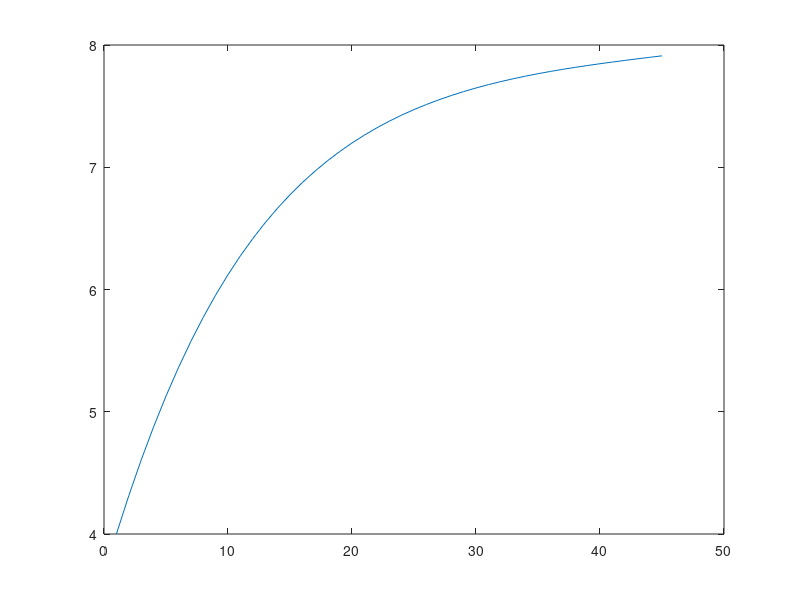

Reproduce this figure in MATLAB.
%% BONUS questions on question 1

clear;clc;  
tauc=0.5;
h=0.31;
theta=0.67;
delta=0.0625;      %define variables with the analytically obtained 
beta=0.98;         %steady state values 
z0=1.6298;
z1=z0*2;
y0=1;
k0=4;
kss=8;
css=1.5/(1+tauc);
c0=0.75/(1+tauc); 



%%
%first period
k=k0;

%guess c1

c=0.685; %0.934

seqk=[];
seqc=[];
seqi=[];
seqy=[];
count=1;
%%
while kss-k>0.1
    
y=k^(1-theta)*((z1*h)^theta);
k1=y-(1+tauc)*c+(1-delta)*k;
%Euler Equation

c1=beta*c*((1-delta)+(1-theta)*(k1^(-theta))*(z1*h)^theta);
seqk(count)=k;
seqc(count)=c;
seqi(count)=y-c;
seqy(count)=y;
k=k1;
c=c1;
count=count+1;
end
%%
seqk(count)=k;
seqc(count)=c;
y=k^(1-theta)*((z1*h)^theta);
seqi(count)=y-c;
seqy(count)=y;
size(seqk)
%%
plot(seqk)


